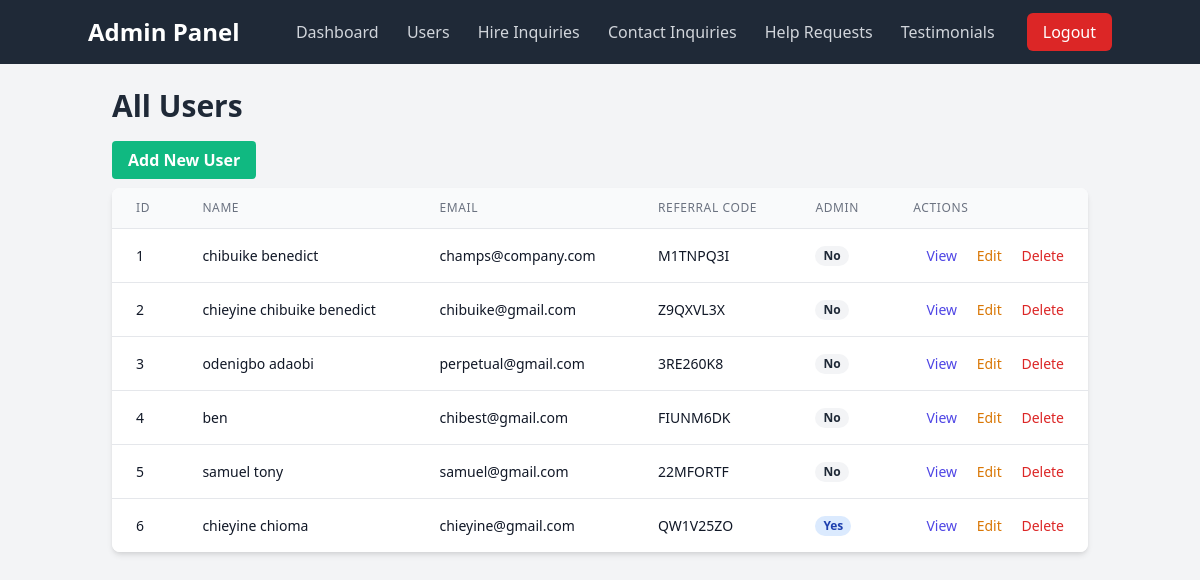
The app's page /admin/users (signed in) with its own data.
### app.py (models this page shows, shortened)
class User(db.Model, UserMixin):
    id = db.Column(db.Integer, primary_key=True)
    name = db.Column(db.String(150), nullable=False)
    email = db.Column(db.String(150), unique=True, nullable=False)
    password = db.Column(db.String(200), nullable=False)
    referral_code = db.Column(db.String(10), unique=True, nullable=False)
    is_admin = db.Column(db.Boolean, default=False)
    bank_details = db.relationship('Bank', backref='owner', lazy=True, uselist=False)
    enrollments = db.relationship('CourseEnrollment', backref='enroller', lazy=True)
    referred_by_id = db.Column(db.Integer, db.ForeignKey('user.id'), nullable=True)
    referrer = db.relationship('User', remote_side=[id], backref='referred_users') # Relationship to referrers
    is_partner = db.Column(db.Boolean, default=False)
    company_name = db.Column(db.String(150), nullable=True)
    contact_name = db.Column(db.String(150), nullable=True) # Could be same as 'name' for non-partner users, but good to have
    phone = db.Column(db.String(20), nullable=True)
    business_type = db.Column(db.String(100), nullable=True)

### app.py (the view)
@app.route('/admin/users')
@login_required
@admin_required
def all_users():
    users = User.query.all() # Fetch all users from the database
    return render_template('allusers.html', users=users)

### app.py (called while the page is built)
@login_manager.user_loader
def load_user(user_id):
    return User.query.get(int(user_id))

def admin_required(f):
    @wraps(f)
    def decorated_function(*args, **kwargs):
        if not current_user.is_authenticated:
            flash('Please log in to access this page.', 'danger')
            return redirect(url_for('admin_login')) # Redirect to admin login if not authenticated
        if not current_user.is_admin:
            flash('You do not have administrative access.', 'danger')
            return redirect(url_for('dashboard')) # Redirect to regular dashboard or home if not admin
        return f(*args, **kwargs)
    return decorated_function

@app.context_processor
def inject_now():
    return {'datetime': datetime}

### templates/allusers.html (shortened to what this page needs)
<!DOCTYPE html>
<html lang="en">
<head>
    <link href="https://cdn.jsdelivr.net/npm/tailwindcss@2.2.19/dist/tailwind.min.css" rel="stylesheet">
</head>
<body class="bg-gray-100 font-sans">
    <nav class="bg-gray-800 p-4 text-white">
        <div class="container mx-auto flex justify-between items-center">
            <a href="{{ url_for('admin_dashboard') }}" class="text-2xl font-bold">Admin Panel</a>
            <div>
                <a href="{{ url_for('admin_dashboard') }}" class="text-gray-300 hover:text-white px-3 py-2 rounded-md">Dashboard</a>
                <a href="{{ url_for('all_users') }}" class="text-gray-300 hover:text-white px-3 py-2 rounded-md">Users</a>
                <a href="{{ url_for('view_hire_inquiries') }}" class="text-gray-300 hover:text-white px-3 py-2 rounded-md">Hire Inquiries</a>
                <a href="{{ url_for('view_contact_inquiries') }}" class="text-gray-300 hover:text-white px-3 py-2 rounded-md">Contact Inquiries</a>
                <a href="{{ url_for('view_help_requests') }}" class="text-gray-300 hover:text-white px-3 py-2 rounded-md">Help Requests</a>
                <a href="{{ url_for('view_testimonials') }}" class="text-gray-300 hover:text-white px-3 py-2 rounded-md">Testimonials</a>
                <a href="{{ url_for('logout') }}" class="bg-red-600 hover:bg-red-700 text-white px-4 py-2 rounded-md ml-4">Logout</a>
            </div>
        </div>
    </nav>
    <div class="container mx-auto p-6">
        <h1 class="text-3xl font-bold mb-6 text-gray-800">All Users</h1>
        <div class="mb-4">
            <a href="{{ url_for('add_user') }}" class="bg-green-500 hover:bg-green-700 text-white font-bold py-2 px-4 rounded">Add New User</a>
        </div>
        {% if users %}
        <div class="bg-white shadow-md rounded-lg overflow-hidden">
            <table class="min-w-full divide-y divide-gray-200">
                <thead class="bg-gray-50">
                    <tr>
                        <th scope="col" class="px-6 py-3 text-left text-xs font-medium text-gray-500 uppercase tracking-wider">ID</th>
                        <th scope="col" class="px-6 py-3 text-left text-xs font-medium text-gray-500 uppercase tracking-wider">Name</th>
                        <th scope="col" class="px-6 py-3 text-left text-xs font-medium text-gray-500 uppercase tracking-wider">Email</th>
                        <th scope="col" class="px-6 py-3 text-left text-xs font-medium text-gray-500 uppercase tracking-wider">Referral Code</th>
                        <th scope="col" class="px-6 py-3 text-left text-xs font-medium text-gray-500 uppercase tracking-wider">Admin</th>
                        <th scope="col" class="px-6 py-3 text-left text-xs font-medium text-gray-500 uppercase tracking-wider">Actions</th>
                    </tr>
                </thead>
                <tbody class="bg-white divide-y divide-gray-200">
                    {% for user in users %}
                    <tr>
                        <td class="px-6 py-4 whitespace-nowrap text-sm text-gray-900">{{ user.id }}</td>
                        <td class="px-6 py-4 whitespace-nowrap text-sm text-gray-900">{{ user.name }}</td>
                        <td class="px-6 py-4 whitespace-nowrap text-sm text-gray-900">{{ user.email }}</td>
                        <td class="px-6 py-4 whitespace-nowrap text-sm text-gray-900">{{ user.referral_code }}</td>
                        <td class="px-6 py-4 whitespace-nowrap text-sm">
                            {% if user.is_admin %}
                                <span class="px-2 inline-flex text-xs leading-5 font-semibold rounded-full bg-blue-100 text-blue-800">Yes</span>
                            {% else %}
                                <span class="px-2 inline-flex text-xs leading-5 font-semibold rounded-full bg-gray-100 text-gray-800">No</span>
                            {% endif %}
                        </td>
                        <td class="px-6 py-4 whitespace-nowrap text-right text-sm font-medium">
                            <a href="{{ url_for('view_user', user_id=user.id) }}" class="text-indigo-600 hover:text-indigo-900 mr-4">View</a>
                            <a href="{{ url_for('edit_user', user_id=user.id) }}" class="text-yellow-600 hover:text-yellow-900 mr-4">Edit</a>
                            <form action="{{ url_for('delete_user', user_id=user.id) }}" method="POST" onsubmit="return confirm('Are you sure you want to delete this user?');" class="inline">
                                <button type="submit" class="text-red-600 hover:text-red-900">Delete</button>
                            </form>
                        </td>
                    </tr>
                    {% endfor %}
                </tbody>
            </table>
        </div>
        {% else %}
        <p class="text-gray-600">No users found.</p>
        {% endif %}
    </div>
</body>
</html>

### records on screen
User: id "1", name "chibuike benedict", email "champs@company.com", referral_code "M1TNPQ3I", is_admin "No"
User: id "2", name "chieyine chibuike benedict", email "chibuike@gmail.com", referral_code "Z9QXVL3X", is_admin "No"
User: id "3", name "odenigbo adaobi", email "perpetual@gmail.com", referral_code "3RE260K8", is_admin "No"
User: id "4", name "ben", email "chibest@gmail.com", referral_code "FIUNM6DK", is_admin "No"
User: id "5", name "samuel tony", email "samuel@gmail.com", referral_code "22MFORTF", is_admin "No"
User: id "6", name "chieyine chioma", email "chieyine@gmail.com", referral_code "QW1V25ZO", is_admin "Yes"
